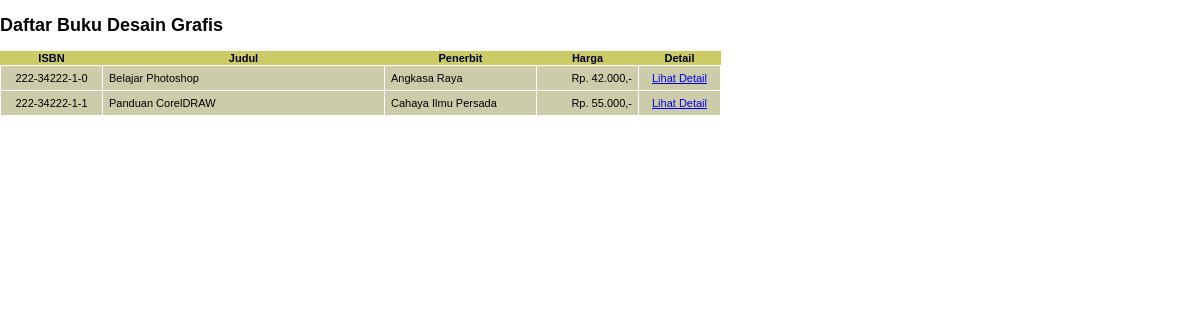
Screenshot of /daftar_buku.php?kat=2 with the database file from the repository.
### tables this page shows
CREATE TABLE `kategori` (
  `kategori_id` int(11) NOT NULL AUTO_INCREMENT,
  `kategori_nama` varchar(25) DEFAULT NULL,
  PRIMARY KEY (`kategori_id`)
);

CREATE TABLE `buku` (
  `buku_isbn` char(13) NOT NULL,
  `buku_judul` varchar(75) DEFAULT NULL,
  `penerbit_id` char(4) DEFAULT NULL,
  `buku_tglterbit` date DEFAULT NULL,
  `buku_jmlhalaman` int(11) DEFAULT NULL,
  `buku_deskripsi` text DEFAULT NULL,
  `buku_harga` decimal(10,0) DEFAULT NULL,
  PRIMARY KEY (`buku_isbn`),
  KEY `penerbit_id` (`penerbit_id`),
  CONSTRAINT `buku_ibfk_1` FOREIGN KEY (`penerbit_id`) REFERENCES `penerbit` (`penerbit_id`)
);

CREATE TABLE `penerbit` (
  `penerbit_id` char(4) NOT NULL,
  `penerbit_nama` varchar(50) DEFAULT NULL,
  PRIMARY KEY (`penerbit_id`)
);

### fungsi.php (called while the page is built, shortened)
<?php
include "config.php";
function getKategori($id){
    global $link;
    $query = "SELECT kategori_nama FROM kategori WHERE kategori_id = $id";
    $nama_kategori = "";
    $result = mysqli_query($link, $query);
    if ($result) {
        list($nama_kategori) = mysqli_fetch_array($result);
    }
    return $nama_kategori;
}
?>

### daftar_buku.php (the view, shortened to what this page needs)
<!DOCTYPE html>
<html lang="en">
<head>
    <link rel="stylesheet" href="css/framelayout.css">
</head>
<body>
<?php
include "config.php";
include "fungsi.php";
$id_kategori = $_GET['kat'];
$nama_kategori = getKategori($id_kategori);
?>
<h2>Daftar Buku <?php echo "$nama_kategori"; ?></h2>
<?php
$query = "SELECT
a.buku_isbn,
a.buku_judul,
b.penerbit_nama,
a.buku_harga
FROM
buku a,
penerbit b,
link_buku_kategori c
WHERE
a.penerbit_id = b.penerbit_id AND
a.buku_isbn = c.buku_isbn AND
c.kategori_id = $id_kategori";
$result = mysqli_query($link, $query);
if ($result) { ?>
<table class="buku">
    <tr>
        <th width="100">ISBN</th>
        <th width="280">Judul</th>
        <th width="150">Penerbit</th>
        <th width="100">Harga</th>
        <th width="80">Detail</th>
    </tr>
    <?php
    while ($row = mysqli_fetch_array($result)) { ?>
    <tr>
        <td> <?php echo $row[0];?> </td>
        <td align="left"> <?php echo $row[1];?> </td>
        <td align="left"> <?php echo $row[2];?> </td>
        <td align="right"> <?php echo "Rp. " . number_format($row[3],0,'','.') . ",-" ;?> </td>
        <td > <a href="detail_buku.php?isbn=<?php echo $row[0]; ?> ">Lihat Detail</a> </td>
    </tr>
    <?php
    }
    ?>
</table>
<?php
}
?>
</body>
</html>

### css/framelayout.css (style rules this page uses)
body, html { margin: 0; padding: 0; color: #000; background: #fff; font: 12px Verdana, Arial, Helvetica, sans-serif; }
table.buku { text-align: center; font-family: Verdana, Geneva, Tahoma, sans-serif; font-weight: normal; font-size: 11px; color: #002; background-color: #cc6; border: 0px; border-collapse: collapse; border-spacing: 0px; }
table.buku td { background-color: #cca; color: #000; padding: 6px; border: 1px #fff solid; }

### rows the page displays
kategori: kategori_nama "Desain Grafis"
buku: buku_isbn "222-34222-1-0", buku_judul "Belajar Photoshop", penerbit.penerbit_nama "Angkasa Raya", buku_harga "42.000"
buku: buku_isbn "222-34222-1-1", buku_judul "Panduan CorelDRAW", penerbit.penerbit_nama "Cahaya Ilmu Persada", buku_harga "55.000"
